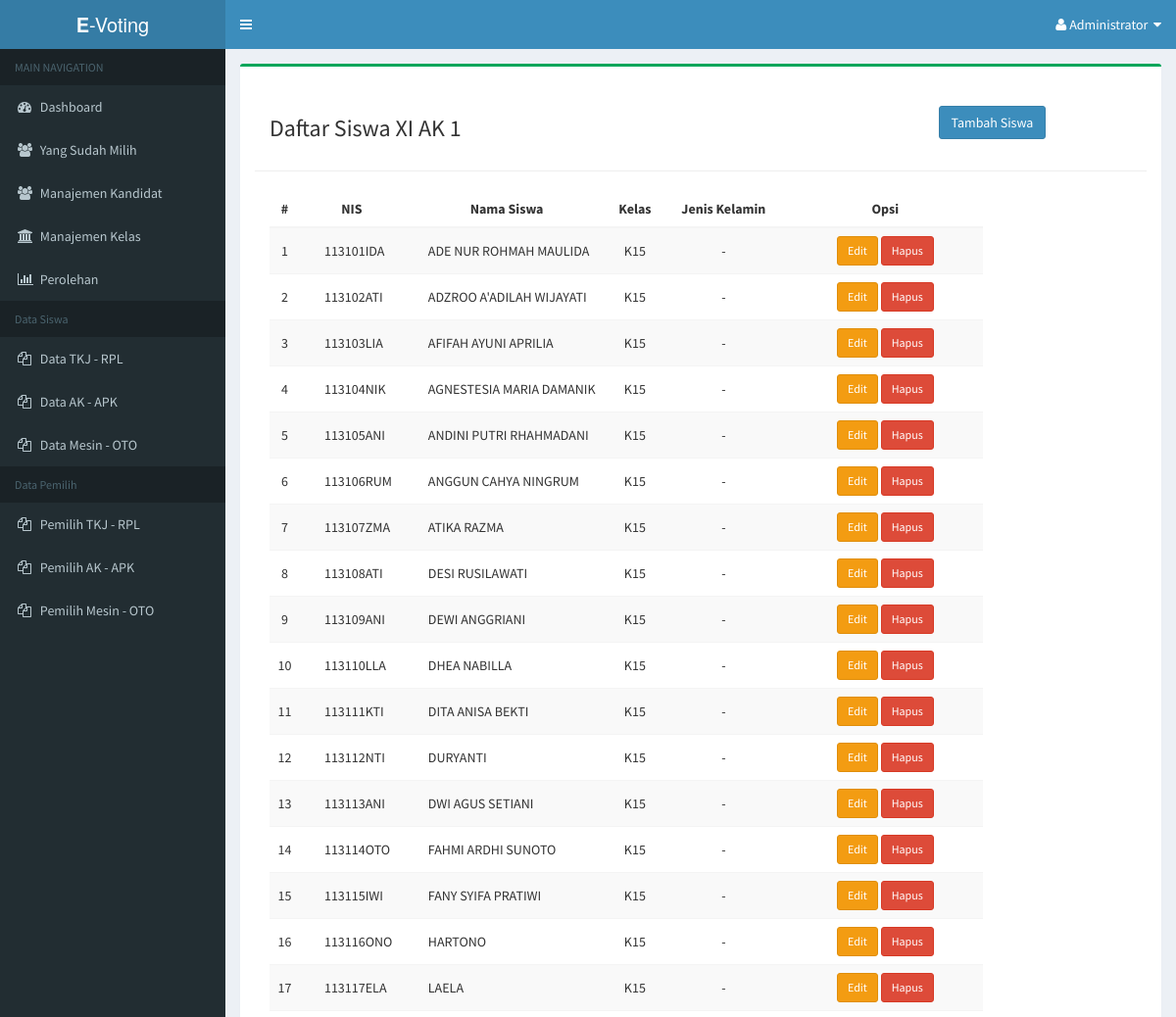
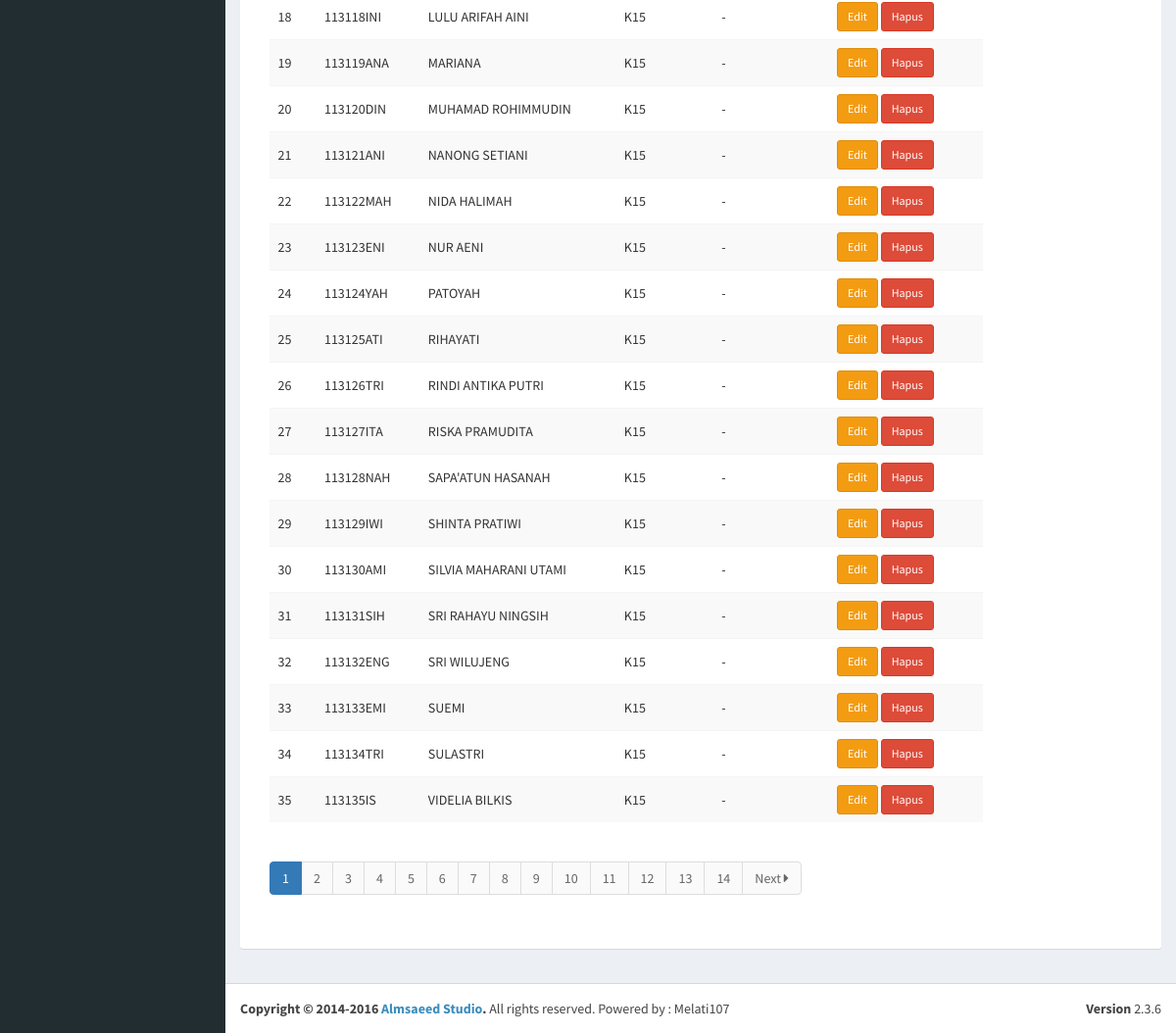
Page /admin/dashboard.php?page=XI-AK-1 (signed in) on the committed database (2 pictures, top to bottom).
### tables this page shows
CREATE TABLE IF NOT EXISTS `t_user` (
  `id_user` varchar(10) NOT NULL,
  `fullname` varchar(50) NOT NULL,
  `id_kelas` varchar(3) NOT NULL,
  `jk` enum('L','P') NOT NULL,
  `pemilih` enum('Y','N') NOT NULL DEFAULT 'Y'
);

### admin/siswa-kelas/XI-AK-1.php (the view, shortened to what this page needs)
<div class="row">
   <div class="col-md-9 col-sm-9">
      <h3>Daftar Siswa XI AK 1</h3>
   </div>
   <div class="col-md-3 col-sm-3" style="padding-top:10px;">
      <a class="btn btn-primary" href="?page=user&action=tambah">Tambah Siswa</a>
   </div>
   <hr />
   <div class="col-md-10 col-sm-12">
      <table class="table table-striped table-hover">
            <thead>
                  <tr>
                  <th style="text-align:center;">#</th>
                  <th style="text-align:center;">NIS</th>
                  <th style="text-align:center;">Nama Siswa</th>
                  <th style="text-align:center">Kelas</th>
                  <th width="130px" style="text-align:center;">Jenis Kelamin</th>
                  <th width="200px" style="text-align:center;">Opsi</th>
                  </tr>
            </thead>
            <tbody>
                  <?php
                  require('../include/connection.php');
                  if (isset($_GET['hlm'])) {
                              $hlm = $_GET['hlm'];
                              $no  = (100*$hlm) - 99;
                        } else {
                              $hlm = 1;
                              $no  = 1;
                        }
                  $sql = mysqli_query($con, "SELECT * FROM t_user  WHERE id_kelas='K15' ORDER BY fullname ASC ");
                  if (mysqli_num_rows($sql) > 0) {
                  while($data = mysqli_fetch_array($sql)) {
                        ?>
                        <tr>
                        <td style="text-align:center;vertical-align:middle;">
                              <?php echo $no++; ?>
                        </td>
                        <td style="padding-left:25px;vertical-align:middle;">
                              <?php echo $data['id_user']; ?>
                        </td>
                        <td style="padding-left:25px;vertical-align:middle;">
                              <?php echo $data['fullname']; ?>
                        </td>
                        <td style="text-align:center;vertical-align:middle;">
                              <?php echo $data['id_kelas']; ?>
                        </td>
                        <td style="text-align:center;vertical-align:middle;">
                              -
                        </td>
                        <td style="text-align:center;vertical-align:middle;">
                              <a href="?page=user&action=edit&id=<?php echo $data['id_user']; ?>" class="btn btn-warning btn-sm">
                              Edit
                              </a>
                              <a href="?page=user&action=hapus&id=<?php echo $data['id_user']; ?>" onclick="return confirm('Yakin ingin menghapus user ini ?');" class="btn btn-danger btn-sm">
                              Hapus
                              </a>
                        </td>
                        </tr>
                        <?php
                  }
                  } else {
                  echo "<tr>
                              <td colspan='5' style='text-align:center;'><h4>Belum ada data</h4></td>
                        </tr>";
                  }
                  ?>
            </tbody>
      </table>
      <?php
      echo '<ul class="pagination">';
      ?>
      <?php
         $hitung = mysqli_num_rows(mysqli_query($con, "SELECT * FROM t_user"));
         $total  = ceil($hitung / 100);
         for ($i = 1; $i <= $total ; $i++) {
      ?>
            <li <?php if ($hlm != $i) { echo 'class="waves-effect"'; } else { echo 'class="active"'; } ?>>
               <a href="?page=user&hlm=<?php  echo $i; ?>">
                  <?php  echo $i; ?>
               </a>
            </li>
         <?php
         }
         if ($hlm < $total) {
            $next = $hlm + 1;
         ?>
            <li class="waves-effect">
               <a href="?page=user&hlm=<?php  echo $next; ?>">
                  Next <i class='fa fa-caret-right'></i>
               </a>
            </li>
         <?php
         }
      echo '</ul>';
      ?>
      </div>
</div>

### rows in the picture
t_user: id_user "113101IDA", fullname "ADE NUR ROHMAH MAULIDA", id_kelas "K15"
t_user: id_user "113102ATI", fullname "ADZROO A'ADILAH WIJAYATI", id_kelas "K15"
t_user: id_user "113103LIA", fullname "AFIFAH AYUNI APRILIA", id_kelas "K15"
t_user: id_user "113104NIK", fullname "AGNESTESIA MARIA DAMANIK", id_kelas "K15"
t_user: id_user "113105ANI", fullname "ANDINI PUTRI RHAHMADANI", id_kelas "K15"
t_user: id_user "113106RUM", fullname "ANGGUN CAHYA NINGRUM", id_kelas "K15"
t_user: id_user "113107ZMA", fullname "ATIKA RAZMA", id_kelas "K15"
t_user: id_user "113108ATI", fullname "DESI RUSILAWATI", id_kelas "K15"
t_user: id_user "113109ANI", fullname "DEWI ANGGRIANI", id_kelas "K15"
t_user: id_user "113110LLA", fullname "DHEA NABILLA", id_kelas "K15"
t_user: id_user "113111KTI", fullname "DITA ANISA BEKTI", id_kelas "K15"
t_user: id_user "113112NTI", fullname "DURYANTI", id_kelas "K15"
t_user: id_user "113113ANI", fullname "DWI AGUS SETIANI", id_kelas "K15"
t_user: id_user "113114OTO", fullname "FAHMI ARDHI SUNOTO", id_kelas "K15"
t_user: id_user "113115IWI", fullname "FANY SYIFA PRATIWI", id_kelas "K15"
t_user: id_user "113116ONO", fullname "HARTONO", id_kelas "K15"
t_user: id_user "113117ELA", fullname "LAELA", id_kelas "K15"
t_user: id_user "113118INI", fullname "LULU ARIFAH AINI", id_kelas "K15"
t_user: id_user "113119ANA", fullname "MARIANA", id_kelas "K15"
t_user: id_user "113120DIN", fullname "MUHAMAD ROHIMMUDIN", id_kelas "K15"
t_user: id_user "113121ANI", fullname "NANONG SETIANI", id_kelas "K15"
t_user: id_user "113122MAH", fullname "NIDA HALIMAH", id_kelas "K15"
t_user: id_user "113123ENI", fullname "NUR AENI", id_kelas "K15"
t_user: id_user "113124YAH", fullname "PATOYAH", id_kelas "K15"
t_user: id_user "113125ATI", fullname "RIHAYATI", id_kelas "K15"
t_user: id_user "113126TRI", fullname "RINDI ANTIKA PUTRI", id_kelas "K15"
t_user: id_user "113127ITA", fullname "RISKA PRAMUDITA", id_kelas "K15"
t_user: id_user "113128NAH", fullname "SAPA'ATUN HASANAH", id_kelas "K15"
t_user: id_user "113129IWI", fullname "SHINTA PRATIWI", id_kelas "K15"
t_user: id_user "113130AMI", fullname "SILVIA MAHARANI UTAMI", id_kelas "K15"
t_user: id_user "113131SIH", fullname "SRI RAHAYU NINGSIH", id_kelas "K15"
t_user: id_user "113132ENG", fullname "SRI WILUJENG", id_kelas "K15"
t_user: id_user "113133EMI", fullname "SUEMI", id_kelas "K15"
t_user: id_user "113134TRI", fullname "SULASTRI", id_kelas "K15"
t_user: id_user "113135IS", fullname "VIDELIA BILKIS", id_kelas "K15"
